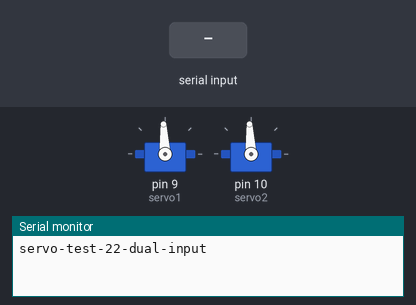
This sketch was run on a simulated Arduino Uno, built with avr-gcc and run on an emulated ATmega328P. On the bench: 2 × servo, the last lines printed to the serial monitor. The test bench sets the inputs (shaded band).

Above: at 1.2 s.
1.3 s: "30,150\n" received over Serial
At 2.5 s:
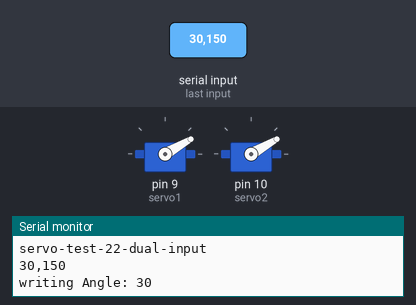
2.8 s: "5\n" received over Serial
At 3.4 s:
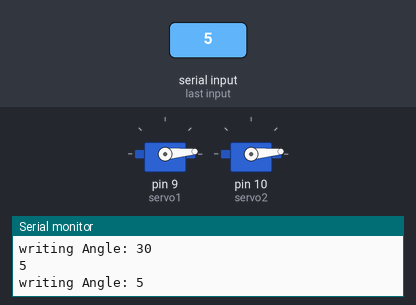
4.3 s: "200\n" received over Serial
At 4.6 s:
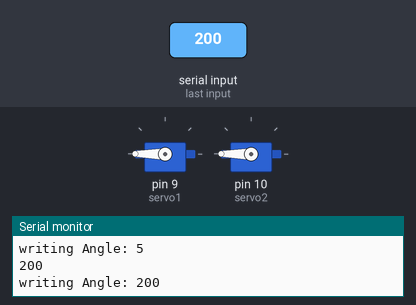
Timing chart, 0 to 7.3 s (numbered marks = the images above; inputs shaded):
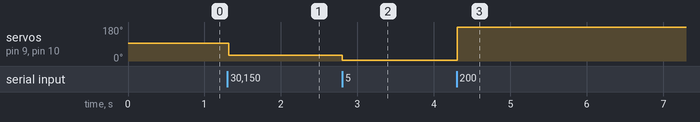

The sketch:

GripperControlV2.ino
```cpp
// zoomkat 10-22-11 serial servo test
// type servo position 0 to 180 in serial monitor
// or for writeMicroseconds, use a value like 1500
// for IDE 0022 and later
// Powering a servo from the arduino usually *DOES NOT WORK*.

String readString;
#include <Servo.h>
Servo servo1;  // create servo object to control a servo
Servo servo2;  // create servo object to control a servo

void setup() {
  Serial.begin(9600);
  servo1.writeMicroseconds(1500); //set initial servo position if desired
  servo2.writeMicroseconds(1500); //set initial servo position if desired
  servo1.attach(9);  //the pin for the servo control
  servo2.attach(10);  //the pin for the servo control
  Serial.println("servo-test-22-dual-input"); // so I can keep track of what is loaded
}

void loop() {
  while (Serial.available()) {
    char c = Serial.read();  //gets one byte from serial buffer
    readString += c; //makes the string readString
    delay(2);  //slow looping to allow buffer to fill with next character
  }

  if (readString.length() >0) {
    Serial.println(readString);  //so you can see the captured string
    int n = readString.toInt();  //convert readString into a number

    // auto select appropriate value, copied from someone elses code.
    if(n >= 500)
    {
      Serial.print("writing Microseconds: ");
      Serial.println(n);
      servo1.writeMicroseconds(n);
      servo2.writeMicroseconds(n);
    }
    else
    {
      Serial.print("writing Angle: ");
      Serial.println(n);
      servo1.write(n);
      servo2.write(n);
    }

    readString=""; //empty for next input
  }
}
```

Measured:
- after the input at 1.3 s, servo on pin 9 (servo1), servo on pin 10 (servo2): 93° → 30° at once
- after the input at 2.8 s, servo on pin 9 (servo1), servo on pin 10 (servo2): 30° → 5° at once
- after the input at 4.3 s, servo on pin 9 (servo1), servo on pin 10 (servo2): 5° → 180° at once
